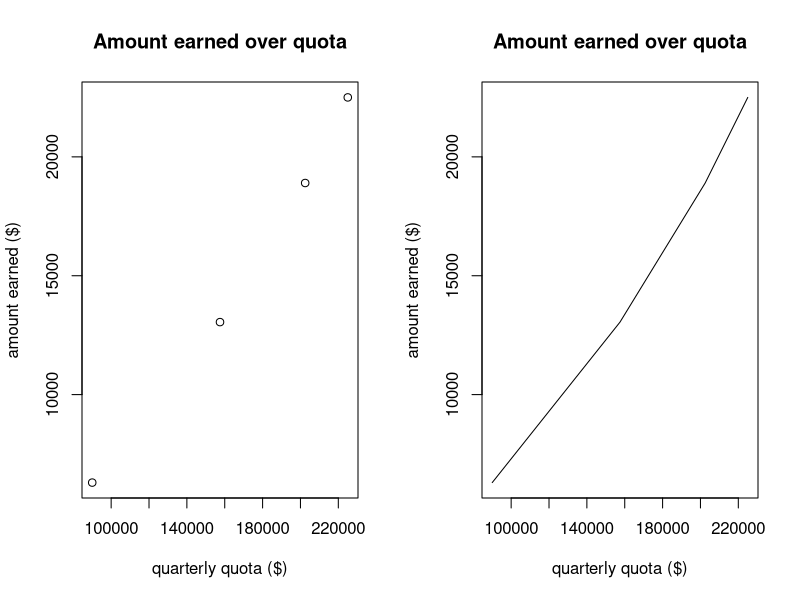
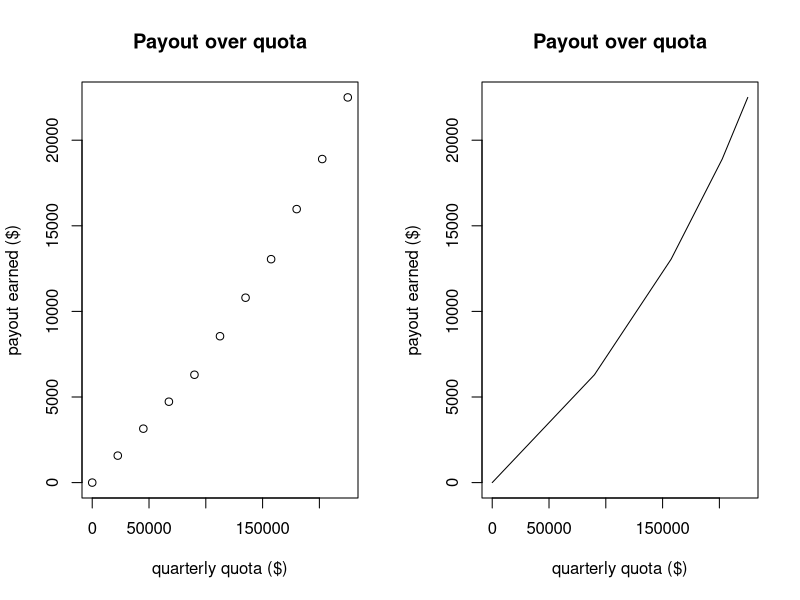

Generate these figures, in order, with R:
## ---- chunk 1
# CODE Here
quota_percent = c(40, 30, 20, 10)
rates = c(7, 10, 13, 16)
df = data.frame(quota_percent=quota_percent, rates = rates) # initial data frame

quota = 225000
df['quarterly_quota'] = cumsum(quota * (df$quota_percent/100)) # cumulative quota
df["earnings"] = (df$quota_percent/100) * quota * rates/100 # earnings for each bracket
df['quota_percentages'] = c(0, .4, .7, .9) # quota percentages reached at start of each bracket
df["pay"] = cumsum(df$earnings) # cumulative earnings 
head(df[, 1:6])
## ---- chunk 2
# CODE HERE
amount_earned = function(fraction_of_quota){
    earned = 0
    if (fraction_of_quota > .9){
      earned = df$pay[3] + ((fraction_of_quota - df$quota_percentages[4])/.1) *(df$earnings[4])
    }
    else if (fraction_of_quota > .7){
      earned = df$pay[2] + ((fraction_of_quota - df$quota_percentages[3])/.2) *(df$earnings[3])
    }
    else if (fraction_of_quota > .4){
      earned = df$pay[1] + ((fraction_of_quota - df$quota_percentages[2])/.3) *(df$earnings[2])
    }
    else{
      earned = ((fraction_of_quota - df$quota_percentages[1])/.4) * (df$earnings[1])
    }
    
    
    return(earned)
  }

amount_earned(.8)
print(amount_earned(.4))
print(amount_earned(.7))
print(amount_earned(.9))
print(amount_earned(1))

## ---- chunk 3
# CODE HERE
df2 <- data.frame()
s1 <- seq(from=0, to=1, by=.1)
for (percent in s1){
  payout <- amount_earned(percent)
  new_row <- data.frame(percent_quota_earned = c(percent*100), 
             payout = c(payout))
  df2 <- rbind(df2, new_row)
}
head(df2)
## ---- chunk 4
# CODE HERE
par(mfrow = c(1, 2))
plot(df$quarterly_quota, df$pay, xlab = "quarterly quota ($)", ylab = "amount earned ($)", main = "Amount earned over quota")
plot(df$quarterly_quota, df$pay, type='l', xlab = "quarterly quota ($)", ylab = "amount earned ($)", main = "Amount earned over quota")

## ---- chunk 5
# CODE HERE
par(mfrow = c(1, 2))
plot(df2$percent_quota_earned*(quota/100), df2$payout, xlab = "quarterly quota ($)", ylab = "payout earned ($)", main = "Payout over quota")
plot(df2$percent_quota_earned*(quota/100), df2$payout, type='l', xlab = "quarterly quota ($)", ylab = "payout earned ($)", main = "Payout over quota")

